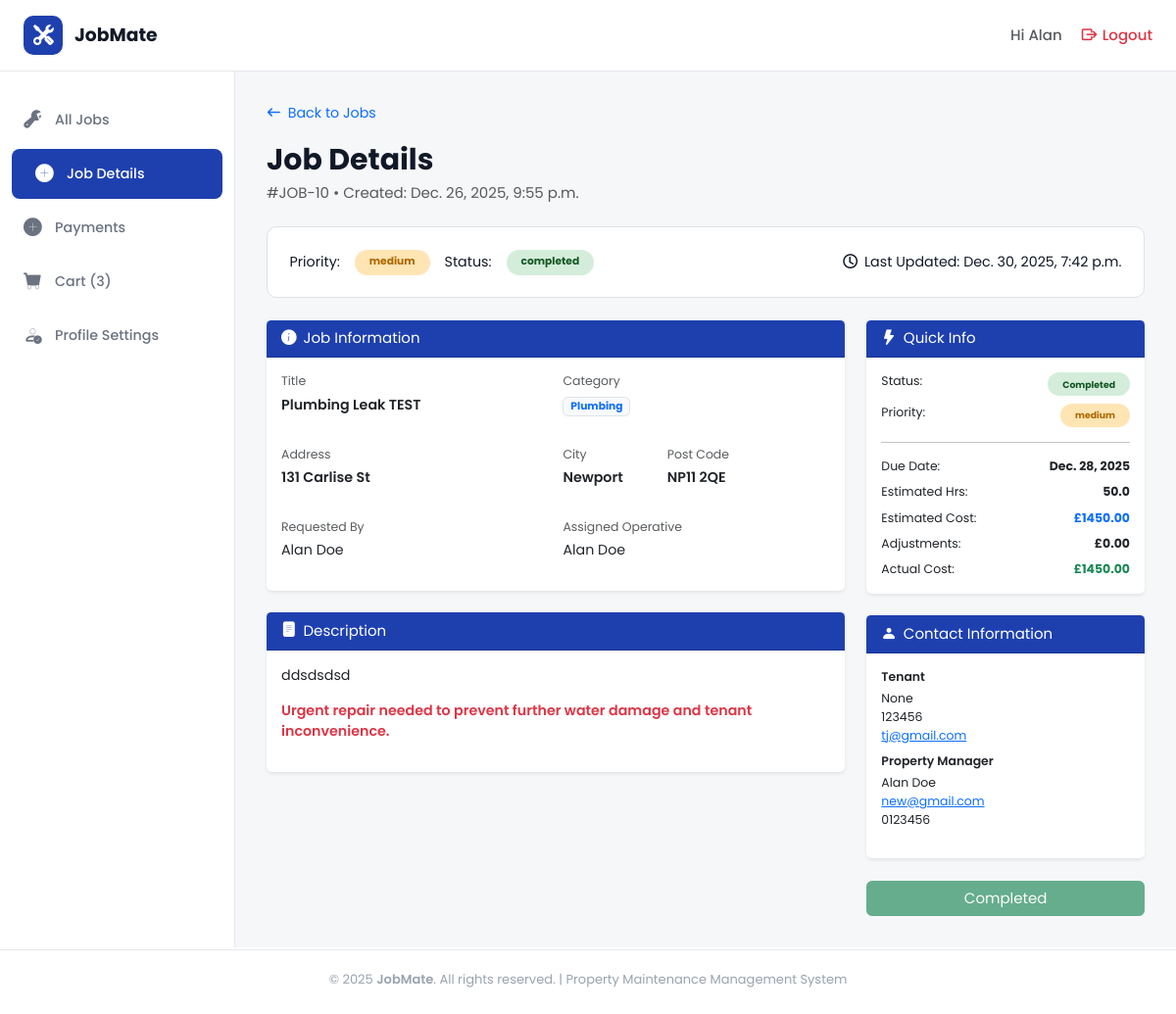
Screenshot of /jobs/job_detail/10/ (signed in) with the database file from the repository.
### jobs/models.py (models this page shows, shortened)
class Job(models.Model):
    PRIORITY_CHOICES = [
        ('high', 'High'),
        ('medium', 'Medium'),
        ('low', 'Low'),
    ]
    CATEGORY_CHOICES = [
        ('plumbing', 'Plumbing'),
        ('heating', 'Heating'),
        ('electrical', 'Electrical'),
    ]
    STATUS_CHOICES = [
        ("pending", "Pending"),
        ("in_progress", "In Progress"),
        ("completed", "Completed"),
        ("cancelled", "Cancelled"),
    ]
    job_title = models.CharField(max_length=100)
    property_owner = models.CharField(max_length=100)
    address = models.CharField(max_length=200)
    city = models.CharField(max_length=100)
    post_code = models.CharField(max_length=20)
    tenant_name = models.CharField(
        max_length=100,
        null=True,
        blank=True
    )
    tenant_phone = models.CharField(
        max_length=20,
        null=True,
        blank=True
    )
    tenant_email = models.EmailField(
        max_length=254,
        null=True,
        blank=True
    )
    priority = models.CharField(
        max_length=20,
        choices=PRIORITY_CHOICES,
        default='medium'
    )
    category = models.CharField(
        max_length=20,
        choices=CATEGORY_CHOICES
    )
    status = models.CharField(
        max_length=20,
        choices=STATUS_CHOICES,
        default="pending"
    )
    description = models.TextField()
    created_at = models.DateTimeField(auto_now_add=True)
    updated_at = models.DateTimeField(auto_now=True)
    due_date = models.DateField()
    estimated_hours = models.DecimalField(
        max_digits=4,
        decimal_places=1,
        null=True,
        blank=True
    )
    job_cost = models.DecimalField(
        max_digits=10,
        decimal_places=2,
        null=True,
        blank=True
    )
    assigned_operative = models.ForeignKey(
        User,
        on_delete=models.SET_NULL,
        null=True,
        blank=True,
        related_name="assigned_jobs"
    )

### cart/models.py (models this page shows, shortened)
class Transaction(models.Model):
    STATUS_CHOICES = [
        ("open", "Open"),
        ("paid", "Paid"),
        ("failed", "Failed"),
        ("cancelled", "Cancelled"),
    ]
    transaction_id = models.UUIDField(
        default=uuid.uuid4,
        editable=False,
        unique=True
    )
    user = models.ForeignKey(
        settings.AUTH_USER_MODEL,
        on_delete=models.CASCADE,
        related_name="transactions"
    )
    job = models.ForeignKey(
        Job,
        on_delete=models.SET_NULL,
        null=True,
        blank=True,
        related_name="transactions"
    )
    status = models.CharField(
        max_length=20,
        choices=STATUS_CHOICES,
        default="open"
    )
    base_cost = models.DecimalField(max_digits=10, decimal_places=2, default=0)
    adjustment = models.DecimalField(max_digits=10, decimal_places=2, default=0)
    actual_cost = models.DecimalField(max_digits=10, decimal_places=2, default=0)
    subtotal = models.DecimalField(max_digits=10, decimal_places=2, default=0)
    service_fee = models.DecimalField(max_digits=10, decimal_places=2, default=0)
    vat = models.DecimalField(max_digits=10, decimal_places=2, default=0)
    total = models.DecimalField(max_digits=10, decimal_places=2, default=0)
    created_at = models.DateTimeField(auto_now_add=True)
    paid_at = models.DateTimeField(null=True, blank=True)

### users/models.py (models this page shows, shortened)
class Profile(models.Model):
    ROLE_CHOICES = [
        ('admin', 'Admin'),
        ('gas_engineer', 'Gas Engineer'),
        ('plumber', 'Plumber'),
        ('electrcian', 'Electrician'),
        ('carpenter', 'Carpenter'),
        ('handy_person', 'Handy Person'),
    ]
    STATUS_CHOICES = [
        ("pending", "Pending"),
        ("active", "Active"),
        ("in_active", "In-Active"),
        ("left", "Left"),
    ]
    user = models.OneToOneField(User, on_delete=models.CASCADE)
    phone_number = models.CharField(
        max_length=20,
        blank=False,
    )
    role = models.CharField(
        max_length=20,
        choices=ROLE_CHOICES,
        default='Select Your Job Role'
    )
    status = models.CharField(
        max_length=20,
        choices=STATUS_CHOICES,
        default="active"
    )
    bank_name = models.CharField(
        max_length=100,
        blank=True,
        null=True
    )
    account_holder = models.CharField(
        max_length=100,
        blank=True,
        null=True
    )
    account_number = models.CharField(
        max_length=20,
        blank=True,
        null=True
    )
    sort_code = models.CharField(
        max_length=20,
        blank=True,
        null=True
    )
    created_at = models.DateTimeField(auto_now_add=True)

### jobs/views.py (the view, shortened to what this page needs)
# urls.py: path('job_detail/<int:job_id>/', views.job_detail, name='job_detail'),
@login_required
def job_detail(request, job_id):
    user = request.user
    job = get_object_or_404(Job, pk=job_id)
    if not (
        user.profile.role == "Admin" or
        job.assigned_operative == user
    ):
        messages.error(request, "You do not have permission to view this job.")
        return redirect("jobs:all_jobs")
    transaction = (
        Transaction.objects
        .filter(job_id=job_id)
        .order_by("-created_at")
        .first()
    )
    return render(request, "job_detail.html", {"job": job,  "transaction": transaction })

### jobs/templates/job_detail.html (shortened to what this page needs)
{% extends "dashboard_base.html" %}
{% load static %}
{% block content %}
<div class="d-flex justify-content-between align-items-center mb-3">
  <a href="{% url 'jobs:all_jobs' %}" class="text-decoration-none">
    <i class="bi bi-arrow-left me-2"></i>Back to Jobs
  </a>
</div>
<div>
  <strong class="fs-2 fw-bold">Job Details</strong>
  <p class="fs-6 text-muted">#JOB-{{ job.id }} • Created: {{ job.created_at }}</p>
</div>
<div class="status-header border">
  <div class="d-flex align-items-center gap-3">
    <p class="m-0">Priority:</p>
    <span class="badge rounded-pill px-3 py-2
    {% if job.priority == 'high' %} badge-high
      {% elif job.priority == 'medium' %}badge-medium
      {% elif job.priority == 'low' %}badge-low
    {% endif %}">{{ job.priority }}</span>
    <p class="m-0">Status:</p>
    <span class="badge rounded-pill px-3 py-2
    {% if job.status == 'pending' %}badge-pending
      {% elif job.status == 'in_progress' %}badge-progress
      {% elif job.status == 'completed' %}badge-completed
      {% elif job.status == 'cancelled' %}bg-danger
    {% endif %}">{{ job.status }}</span>
  </div>
  <div>
    <i class="bi bi-clock me-1"></i> Last Updated: {{ job.updated_at }}
  </div>
</div>
<div class="row g-4">
  <div class="col-lg-8 d-flex flex-column gap-4">
    <div class="card border-0 shadow-sm">
      <div class="card-header">
        <i class="bi bi-info-circle-fill me-2"></i>Job Information
      </div>
      <div class="card-body">
        <div class="row g-3">
          <div class="col-md-6">
            <p class="mb-1 text-muted small">Title</p>
            <p class="fw-semibold">{{ job.job_title }}</p>
          </div>
          <div class="col-md-6">
            <p class="mb-1 text-muted small">Category</p>
            <p><span class="badge bg-light text-primary border">{{ job.get_category_display }}</span></p>
          </div>
          <div class="col-md-6">
            <p class="mb-1 text-muted small">Address</p>
            <p class="fw-semibold">{{ job.address }}</p>
          </div>
          <div class="col-md-6 d-flex gap-5">
            <div>
              <p class="mb-1 text-muted small">City</p>
              <p class="fw-semibold">{{ job.city }}</p>
            </div>
            <div>
              <p class="mb-1 text-muted small">Post Code</p>
              <p class="fw-semibold">{{ job.post_code }}</p>
            </div>
          </div>
          <div class="col-md-6">
            <p class="mb-1 text-muted small">Requested By</p>
            <p>{{ user.first_name }} {{ user.last_name }}</p>
          </div>
          <div class="col-md-6">
            <p class="mb-1 text-muted small">Assigned Operative</p>
            <p>{{ job.assigned_operative.first_name }} {{ job.assigned_operative.last_name }}</p>
          </div>
        </div>
      </div>
    </div>
    <div class="card border-0 shadow-sm">
      <div class="card-header">
        <i class="bi bi-file-text-fill me-2"></i>Description
      </div>
      <div class="card-body">
        <p>
          {{ job.description }}
        </p>
        <p class="text-danger fw-semibold">
          Urgent repair needed to prevent further water damage and tenant inconvenience.
        </p>
      </div>
    </div>
  </div>
  <div class="col-lg-4 d-flex flex-column gap-4">
    <div class="card border-0 shadow-sm">
      <div class="card-header">
        <i class="bi bi-lightning-fill me-2"></i>Quick Info
      </div>
      <div class="card-body small">
        <div class="d-flex justify-content-between mb-2">
          <span>Status:</span>
          <span class="badge rounded-pill px-3 py-2
          {% if job.status == 'pending' %}badge-pending
            {% elif job.status == 'in_progress' %}badge-progress
            {% elif job.status == 'completed' %}badge-completed
            {% elif job.status == 'cancelled' %}bg-danger
          {% endif %}">{{ job.get_status_display }}</span>
        </div>
        <div class="d-flex justify-content-between mb-2">
          <span>Priority:</span>
          <span class="badge rounded-pill px-3 py-2
          {% if job.priority == 'high' %} badge-high
            {% elif job.priority == 'medium' %}badge-medium
            {% elif job.priority == 'low' %}badge-low
          {% endif %}">{{ job.priority }}</span>
        </div>
        <hr>
        <div class="d-flex justify-content-between mb-2">
          <span>Due Date:</span><strong>{{ job.due_date }}</strong>
        </div>
        <div class="d-flex justify-content-between mb-2">
          <span>Estimated Hrs:</span><strong>{{ job.estimated_hours}}</strong>
        </div>
        <div class="d-flex justify-content-between mb-2">
          <span>Estimated Cost:</span><strong class="text-primary">£{{ job.job_cost}}</strong>
        </div>
        <div class="d-flex justify-content-between mb-2">
          <span>Adjustments:</span><strong>   £{{ transaction.adjustment|default_if_none:"0.00"|floatformat:2 }}</strong>
        </div>
        <div class="d-flex justify-content-between">
          <span>Actual Cost:</span><strong class="text-success"> £{{ transaction.actual_cost|default_if_none:job.job_cost|floatformat:2 }}</strong>
        </div>
      </div>
    </div>
    <div class="card border-0 shadow-sm">
      <div class="card-header">
        <i class="bi bi-person-fill me-2"></i>Contact Information
      </div>
      <div class="card-body small">
        <p class="fw-semibold mb-1">Tenant</p>
        <p class="mb-2">{{ job.tenant_name }}<br>
          {{ job.tenant_phone }}<br>
          <a href="mailto:{{ job.tenant_email }}">{{ job.tenant_email }}</a><br>
        </p>
        <p class="fw-semibold mb-1">Property Manager</p>
        <p>{{ user.first_name }} {{user.last_name}}<br>
          <a href="mailto:sarah.j@riverside.com">{{ user.email }}</a><br>
          {{ user.profile.phone_number }}
        </p>
      </div>
    </div>
  {% if job.status != "completed" %}
    <form method="POST">
      {% csrf_token %}
      <button type="submit" class="btn btn-primary w-100 py-2 mt-2 d-flex align-items-center justify-content-center gap-2 shadow-cta">
        <i class="bi bi-check2-circle fs-5"></i> Complete Job
      </button>
    </form>
  {% else %}
  <button class="btn btn-success" disabled="true">Completed</button>
  {% endif %}
  </div>
</div>
{% endblock %}

### templates/dashboard_base.html (shortened to what this page needs)
{% extends "base.html" %}
{% load static %}
{% block body %}
<header class="top-header">
  <div class="logo-section">
    <a href="{% url 'home:home' %}">
      <div class="logo-icon">
        <i class="bi bi-tools"></i>
      </div>
      <span class="logo-text">JobMate</span>
    </a>
  </div>
  <div class="header-right">
    <div class="user-info fs-6">
      <a href="{% url 'users:profile_settings' %}" class="text-decoration-none text-muted"><span>Hi {% if request.user.is_authenticated and request.user.first_name == "" %}
          {{ request.user.username }}
          {% else %}
          {{request.user.first_name}}
          {% endif %}
        </span>
      </a>
    </div>
    <a href="{% url 'account_logout' %}" class="logout-btn text-danger fs-6">
      <i class="bi bi-box-arrow-right"></i>
      <span>Logout</span>
    </a>
  </div>
</header>
<div class="dashboard-layout">
  <aside class="sidebar">
    <ul class="sidebar-nav">
      <li>
        <a href="{% url 'jobs:all_jobs' %}"
          class="{% if request.resolver_match.url_name == 'all_jobs' %}active{% endif %}">
          <i class="bi bi-wrench-adjustable"></i>
          <span>All Jobs</span>
        </a>
      </li>
      <li>
        <a href="#"
          class="{% if request.resolver_match.url_name == 'job_detail' %}active nav-link disabled {% else %}d-none {% endif %}">
          <i class="bi bi-plus-circle-fill"></i>
          <span>Job Details</span>
        </a>
      </li>
      <li>
        <a href="{% url 'cart:payments' %}"
          class="{% if request.resolver_match.url_name == 'payments' %}active nav-link disabled{% endif %}">
          <i class="bi bi-plus-circle-fill"></i>
          <span>Payments</span>
        </a>
      </li>
      <li>
        <a href="{% url 'cart:basket' %}"
          class="{% if request.resolver_match.url_name == 'basket' %}active nav-link disabled{% endif %}">
          <i class="bi bi-cart-fill"></i>
          <span> Cart{% if basket_count %}
            ({{ basket_count }})
            {% endif %}
          </span>
        </a>
      </li>
      <li>
        <a href="{% url 'users:profile_settings' %}"
          class="{% if request.resolver_match.url_name == 'profile_settings' %}active nav-link disabled{% endif %}">
          <i class="bi bi-person-check"></i>
          <span>Profile Settings</span>
        </a>
      </li>
    </ul>
  </aside>
  <main class="main-content">
    {% block content %} {% endblock %}
  </main>
</div>
{% endblock %}

### rows the page displays
Job: id "10", created_at "Dec. 26, 2025, 9:55 p.m.", priority "medium", status "completed", updated_at "Dec. 30, 2025, 7:42 p.m.", job_title "Plumbing Leak TEST", category "Plumbing", address "131 Carlise St", city "Newport", post_code "NP11 2QE", assigned_operative.first_name "Alan", assigned_operative.last_name "Doe", description "ddsdsdsd", status "Completed", due_date "Dec. 28, 2025", estimated_hours "50.0", job_cost "1450.00", tenant_name "None", tenant_phone "123456", tenant_email "tj@gmail.com"

### other values shown
{{ request.user.first_name }} "Alan"
{{ basket_count }} "3"
{{ user.first_name }} "Alan"
{{ user.last_name }} "Doe"
{{ user.email }} "new@gmail.com"
{{ user.profile.phone_number }} "0123456"
